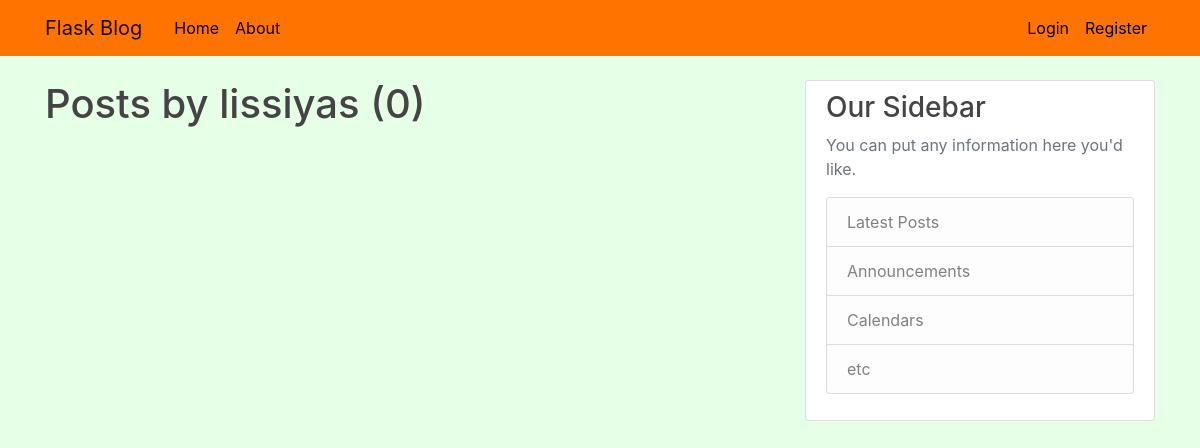
Before: /user/lissiyas with the older database file.
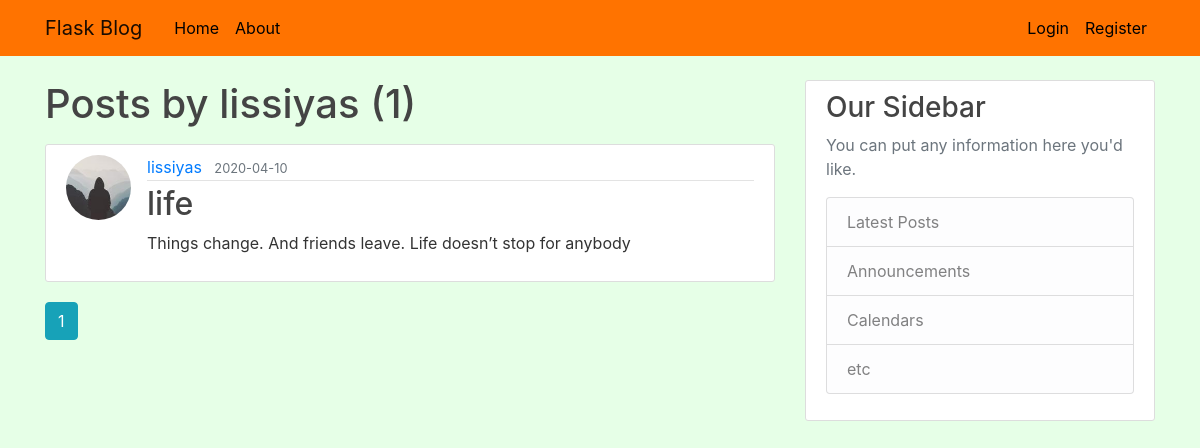
After: the same page with the newer database file.
### flaskblog/models.py (models this page shows, shortened)
class Post(db.Model):
    id = db.Column(db.Integer, primary_key=True)
    title = db.Column(db.String(100), nullable=False)
    date_posted = db.Column(db.DateTime, nullable=False, default=datetime.utcnow)
    content = db.Column(db.Text, nullable=False)
    user_id = db.Column(db.Integer, db.ForeignKey('user.id'), nullable=False)

class User(db.Model, UserMixin):
    id = db.Column(db.Integer, primary_key=True)
    username = db.Column(db.String(20), unique=True, nullable=False)
    email = db.Column(db.String(120), unique=True, nullable=False)
    image_file = db.Column(db.String(20), nullable=False, default='default.jpg')
    password = db.Column(db.String(60), nullable=False)
    posts = db.relationship('Post', backref='author', lazy=True)

### flaskblog/routes.py (the view)
@app.route("/user/<string:username>")
def user_posts(username):
    page = request.args.get('page', 1, type=int)
    user = User.query.filter_by(username=username).first_or_404()
    posts = Post.query.filter_by(author=user)\
        .order_by(Post.date_posted.desc())\
        .paginate(page=page, per_page=5)
    return render_template('user_posts.html', posts=posts, user=user)

### flaskblog/templates/user_posts.html
{% extends "layout.html" %}
{% block content %}
    <h1 class="mb-3">Posts by {{ user.username }} ({{ posts.total }})</h1>
    {% for post in posts.items %}
        <article class="media content-section">
          <img class="rounded-circle article-img" src="{{ url_for('static', filename='profile_pics/' + post.author.image_file) }}">
          <div class="media-body">
            <div class="article-metadata">
              <a class="mr-2" href="{{ url_for('user_posts', username=post.author.username) }}">{{ post.author.username }}</a>
              <small class="text-muted">{{ post.date_posted.strftime('%Y-%m-%d') }}</small>
            </div>
            <h2><a class="article-title" href="{{ url_for('post', post_id=post.id) }}">{{ post.title }}</a></h2>
            <p class="article-content">{{ post.content }}</p>
          </div>
        </article>
    {% endfor %}
    {% for page_num in posts.iter_pages(left_edge=1, right_edge=1, left_current=1, right_current=2) %}
      {% if page_num %}
        {% if posts.page == page_num %}
          <a class="btn btn-info mb-4" href="{{ url_for('user_posts', username=user.username, page=page_num) }}">{{ page_num }}</a>
        {% else %}
          <a class="btn btn-outline-info mb-4" href="{{ url_for('user_posts', username=user.username, page=page_num) }}">{{ page_num }}</a>
        {% endif %}
      {% else %}
        ...
      {% endif %}
    {% endfor %}
{% endblock content %}

Changed rows visible on the page:
added Post: image_file (picture), author.username "lissiyas", date_posted "2020-04-10", title "life", content "Things change. And friends leave. Life doesn’t stop for anybody"
Other visible differences:
{{ posts.total }}: "0" → "1"
new list line: "1"
